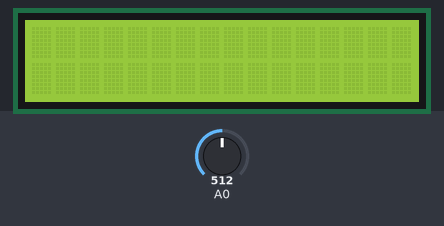
Bench run of a sketch on a simulated Arduino Uno, built with avr-gcc and run on an emulated ATmega328P. Parts: 16×2 character LCD. The test bench sets the inputs (shaded band); at power-on: A0 = 512. What the sketch prints to the serial monitor is not drawn.

Above: at 1.2 s.
1.3 s: A0 set to 110
2.8 s: A0 set to 92
At 4.0 s:
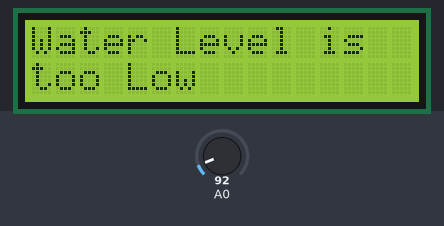
4.3 s: A0 set to 122
At 5.0 s:
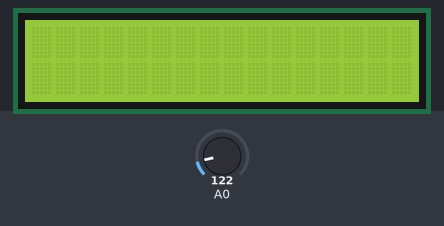
5.8 s: A0 set to 0
At 6.3 s:
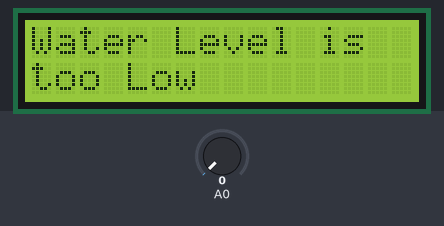
Timing chart, 0 to 8.8 s (numbered marks = the images above; inputs shaded):
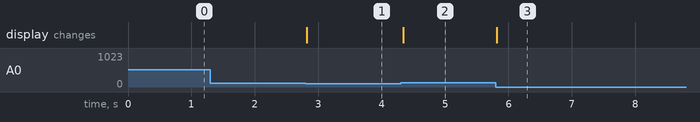

Measured:
- the behaviour switches between 103 and 102 on A0 (found by bisection; images 0 and 1)
- after the input at 2.8 s, the display: changes at once (image 1)
- after the input at 4.3 s, the display: changes at once (image 2)
- after the input at 5.8 s, the display: changes at once (image 3)

The sketch:

CompleteWaterSensor__MODULE__INTEGRATED_.ino
```cpp
//Code By Jose Soto
//Use of previous lab code is involved in sections


//Addition
volatile unsigned char *myTCCR1A = (unsigned char *) 0x80;
volatile unsigned char *myTCCR1B = (unsigned char *) 0x81;
volatile unsigned char *myTCCR1C = (unsigned char *) 0x82;
volatile unsigned char *myTIMSK1 = (unsigned char *) 0x6F;
volatile unsigned int  *myTCNT1  = (unsigned  int *) 0x84;
volatile unsigned char *myTIFR1 =  (unsigned char *) 0x36;
//


//PDO - Red LED Registers
volatile unsigned char* port_d = (unsigned char*) 0x2B;
volatile unsigned char* ddr_d  = (unsigned char*) 0x2A;
//


//LCD
#include <LiquidCrystal.h>

const int RS = 11, EN = 12, D4 = 2, D5 = 3, D6 = 4, D7 = 5;

LiquidCrystal lcd(RS, EN, D4, D5, D6, D7);

float distance_cm;
//


//Definitions
#define RDA 0x80
#define TBE 0x20
//


//ADC and Serial direct registers
volatile unsigned char *myUCSR0A = (unsigned char *)0x00C0;
volatile unsigned char *myUCSR0B = (unsigned char *)0x00C1;
volatile unsigned char *myUCSR0C = (unsigned char *)0x00C2;
volatile unsigned int  *myUBRR0  = (unsigned int *) 0x00C4;
volatile unsigned char *myUDR0   = (unsigned char *)0x00C6;

volatile unsigned char* my_ADMUX = (unsigned char*) 0x7C;
volatile unsigned char* my_ADCSRB = (unsigned char*) 0x7B;
volatile unsigned char* my_ADCSRA = (unsigned char*) 0x7A;
volatile unsigned int* my_ADC_DATA = (unsigned int*) 0x78;
//


//Setting up the program
void setup() {
  // setup the UART
  U0init(9600);
  // setup the ADC
  adc_init();

  //PD0 set to Output
  *ddr_d |= 0x01;

  //Initializing LCD
  lcd.begin(16, 2);
  //


}
//


//Reading the analog signal and displaying the result
void loop() {
  //read voltage from ADC
  unsigned int Vreading = adc_read(0);

  //send voltage over serial
  send_WL(Vreading);

//LCD Error Message
  if(distance_cm <= 1.00){
    lcd.clear();
    lcd.setCursor(0, 0);
    lcd.print("Water Level is");
    lcd.setCursor(0, 1);
    lcd.print("too Low");
    *port_d |= 0x01;
  }
  else{
    *port_d &= 0x2A;
    lcd.clear();
  }
//

  //delay
  my_delay(1);
}
//


//ADC Initiliazing
void adc_init()
{
  // setup the A register
  *my_ADCSRA |= 0b10000000; // set bit   7 to 1 to enable the ADC
  *my_ADCSRA &= 0b11011111; // clear bit 6 to 0 to disable the ADC trigger mode
  *my_ADCSRA &= 0b11110111; // clear bit 5 to 0 to disable the ADC interrupt
  *my_ADCSRA &= 0b11111000; // clear bit 0-2 to 0 to set prescaler selection to slow reading
  // setup the B register
  *my_ADCSRB &= 0b11110111; // clear bit 3 to 0 to reset the channel and gain bits
  *my_ADCSRB &= 0b11111000; // clear bit 2-0 to 0 to set free running mode
  // setup the MUX Register
  *my_ADMUX  &= 0b01111111; // clear bit 7 to 0 for AVCC analog reference
  *my_ADMUX  |= 0b01000000; // set bit   6 to 1 for AVCC analog reference
  *my_ADMUX  &= 0b11011111; // clear bit 5 to 0 for right adjust result
  *my_ADMUX  &= 0b11100000; // clear bit 4-0 to 0 to reset the channel and gain bits
}
//


//Reading the analog signal directly function
unsigned int adc_read(unsigned char adc_channel_num)
{
  // clear the channel selection bits (MUX 4:0)
  *my_ADMUX  &= 0b11100000;
  // clear the channel selection bits (MUX 5)
  *my_ADCSRB &= 0b11110111;
  // set the channel number
  if(adc_channel_num > 7)
  {
    // set the channel selection bits, but remove the most significant bit (bit 3)
    adc_channel_num -= 8;
    // set MUX bit 5
    *my_ADCSRB |= 0b00001000;
  }
  // set the channel selection bits
  *my_ADMUX  += adc_channel_num;
  // set bit 6 of ADCSRA to 1 to start a conversion
  *my_ADCSRA |= 0x40;
  // wait for the conversion to complete
  while((*my_ADCSRA & 0x40) != 0);
  // return the result in the ADC data register
  return *my_ADC_DATA;
}
//


//Display Functions
void U0init(int U0baud)
{
 unsigned long FCPU = 16000000;
 unsigned int tbaud;
 tbaud = (FCPU / 16 / U0baud - 1);
 // Same as (FCPU / (16 * U0baud)) - 1;
 *myUCSR0A = 0x20;
 *myUCSR0B = 0x18;
 *myUCSR0C = 0x06;
 *myUBRR0  = tbaud;
}
unsigned char U0kbhit()
{
  return *myUCSR0A & RDA;
}
unsigned char U0getchar()
{
  return *myUDR0;
}
void U0putchar(unsigned char U0pdata)
{
  while((*myUCSR0A & TBE)==0);
  *myUDR0 = U0pdata;
}
//


//Converting reading to water level in centimeters
void send_WL(unsigned int Vreading) {
  // Convert ADC reading to voltage (assuming 5V reference and 10-bit ADC)
  float voltage = Vreading * (5.0 / 1023.0);

  // Convert voltage to centimeters (assuming a linear sensor as described earlier)
  distance_cm = (voltage / 5.0) * 10;

  // Extract the integer part of the distance
  unsigned int integer_part = (unsigned int)distance_cm;

  // Send the integer part
  U0putchar((unsigned char)(integer_part / 10) + '0');
  U0putchar((unsigned char)(integer_part % 10) + '0');

  // Send decimal point
  U0putchar('.');

  // Calculate and send fractional part of distance
  unsigned int fractional_part = (distance_cm - integer_part) * 100;
  U0putchar((unsigned char)(fractional_part / 10) + '0');
  U0putchar((unsigned char)(fractional_part % 10) + '0');

  U0putchar('c');
  U0putchar('m');
  // Send newline character
  U0putchar('\n');
}
//


//Additon
void my_delay(unsigned int freq)
{
  // calc period
  double period = 1.0/double(freq);
  // 50% duty cycle
  double half_period = period/ 2.0f;
  // clock period def
  double clk_period = 0.0000000625;
  // calc ticks
  unsigned int ticks = half_period / clk_period;
  // stop the timer
  *myTCCR1B &= 0xF8;
  // set the counts
  *myTCNT1 = (unsigned int) (65536 - ticks);
  // start the timer
  * myTCCR1A = 0x0;
  * myTCCR1B |= 0b00000001;
  // wait for overflow
  while((*myTIFR1 & 0x01)==0); // 0b 0000 0000
  // stop the timer
  *myTCCR1B &= 0xF8;   // 0b 0000 0000
  // reset TOV
  *myTIFR1 |= 0x01;
}//
```
